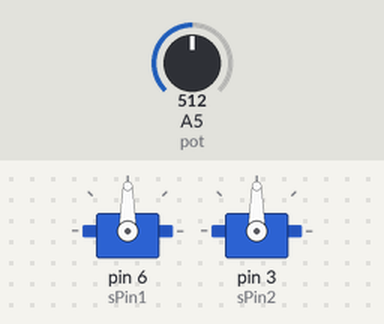
A sketch run on a simulated Arduino Uno, built with avr-gcc and run on an emulated ATmega328P. Shown: 2 × servo. The test bench sets the inputs (shaded band); at power-on: A5 (pot) = 512.

Above: at 1.2 s.
1.3 s: A5 (pot) set to 716
At 1.8 s:
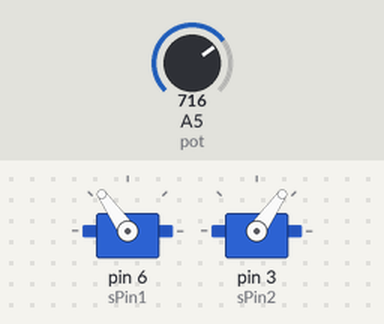
2.8 s: A5 (pot) set to 900
At 4.0 s:
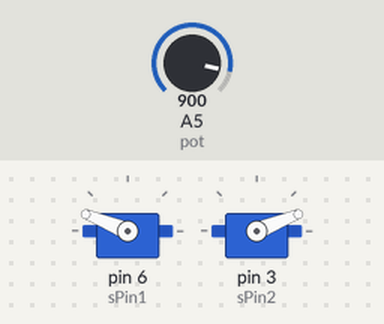
4.3 s: A5 (pot) set to 1023
At 5.2 s:
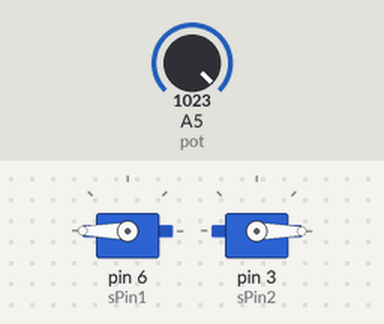
5.8 s: A5 (pot) set to 306
At 6.4 s:
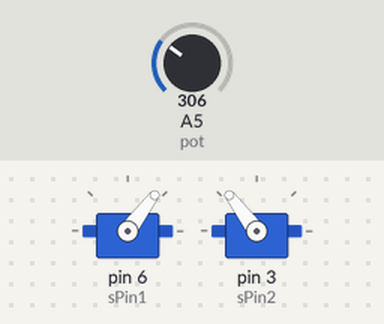
7.3 s: A5 (pot) set to 122
At 8.7 s:
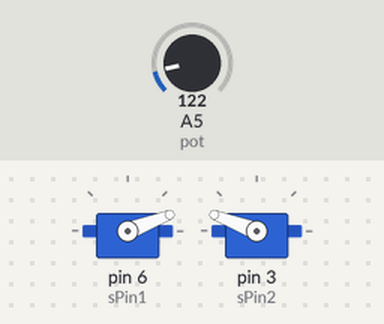
Timing chart, 0 to 9.8 s (numbered marks = the images above; inputs shaded):
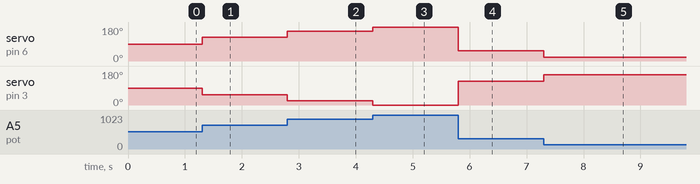

Measured:
- after the input at 1.3 s, servo on pin 6 (sPin1): 90° → 125° at once; servo on pin 3 (sPin2): 90° → 55° at once
- after the input at 2.8 s, servo on pin 6 (sPin1): 125° → 158° at once; servo on pin 3 (sPin2): 55° → 22° at once
- after the input at 4.3 s, servo on pin 6 (sPin1): 158° → 180° at once; servo on pin 3 (sPin2): 22° → 0° at once
- after the input at 5.8 s, servo on pin 6 (sPin1): 180° → 53° at once; servo on pin 3 (sPin2): 0° → 127° at once
- after the input at 7.3 s, servo on pin 6 (sPin1): 53° → 21° at once; servo on pin 3 (sPin2): 127° → 159° at once

The sketch:

task.ino
```cpp
// C++ code
//
#include <Servo.h>
Servo s1;
Servo s2;
const int sPin1=6;
const int sPin2=3;
const int pot=A5;
void setup()
{
  s1.attach(sPin1);
  s2.attach(sPin2);

}

void loop()
{
  int v=analogRead(pot);
  s1.write(map(v,0,1023,0,180));
  s2.write(map(v,0,1023,180,0));
}
```
